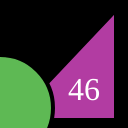
Frame 1 (no input)
Frame 60 (no input): identical to frame 1, image omitted
Frame 120 (the mouse pressed at the canvas centre since frame 60): identical to frame 1, image omitted

The p5.js sketch that drew this single still picture (run headless with seeded random() and noise() and a simulated clock; from frame 60 on, the mouse is pressed at the canvas centre):

// p5.js sketch
// ── sketch.js
function setup() {
  createCanvas(128,128);
}

function draw() {
  background(0);
  strokeWeight(4);
  fill(178, 60, 162);
  triangle(12,120,116,120,116,10);
  fill(94, 185, 84);
  circle(0,108,106,108,106,0);
  fill(255);
  textSize(32);
  textFont("serif");
  text("46", 68, 100);
}
